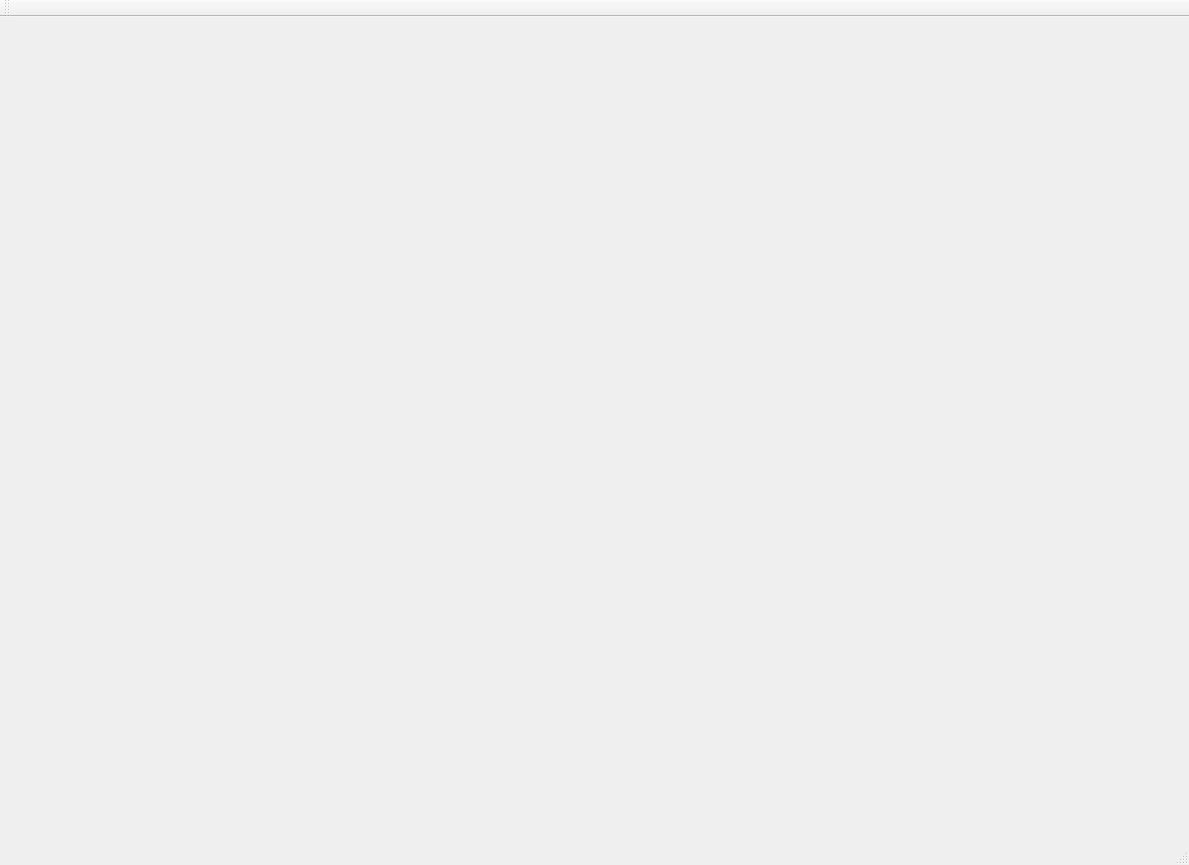
<?xml version="1.0" encoding="utf-8"?>
<ui version="4.0">
 <class>VideoViewerClass</class>
 <widget class="QMainWindow" name="VideoViewerClass">
  <property name="geometry">
   <rect>
    <x>0</x>
    <y>0</y>
    <width>1189</width>
    <height>865</height>
   </rect>
  </property>
  <property name="windowTitle">
   <string>VideoViewer</string>
  </property>
  <widget class="QWidget" name="centralWidget">
   <widget class="GLWidget" name="widget" native="true">
    <property name="geometry">
     <rect>
      <x>0</x>
      <y>0</y>
      <width>1181</width>
      <height>821</height>
     </rect>
    </property>
   </widget>
  </widget>
  <widget class="QMenuBar" name="menuBar">
   <property name="geometry">
    <rect>
     <x>0</x>
     <y>0</y>
     <width>1189</width>
     <height>21</height>
    </rect>
   </property>
  </widget>
  <widget class="QToolBar" name="mainToolBar">
   <attribute name="toolBarArea">
    <enum>TopToolBarArea</enum>
   </attribute>
   <attribute name="toolBarBreak">
    <bool>false</bool>
   </attribute>
  </widget>
  <widget class="QStatusBar" name="statusBar"/>
 </widget>
 <layoutdefault spacing="6" margin="11"/>
 <customwidgets>
  <customwidget>
   <class>GLWidget</class>
   <extends>QWidget</extends>
   <header location="global">glwidget.h</header>
   <container>1</container>
  </customwidget>
 </customwidgets>
 <resources>
  <include location="videoviewer.qrc"/>
 </resources>
 <connections/>
</ui>
